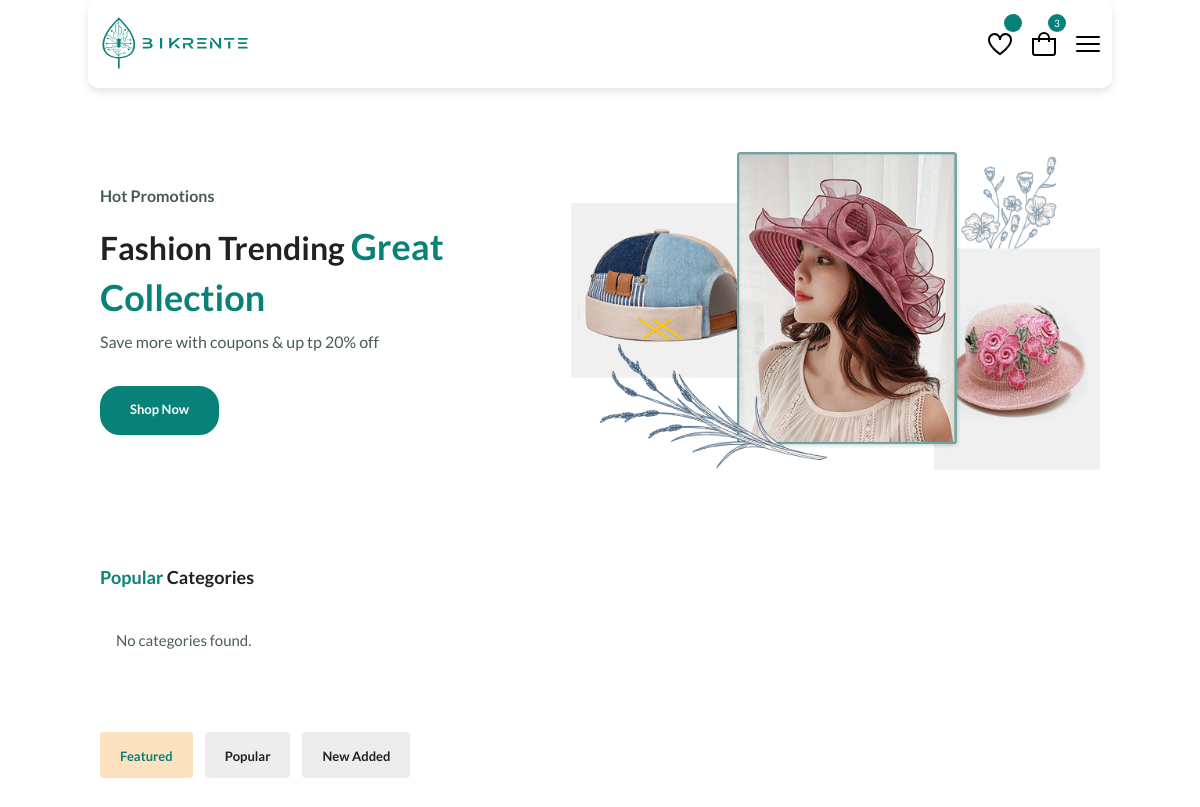
Before: / (upper part) with the older database file.
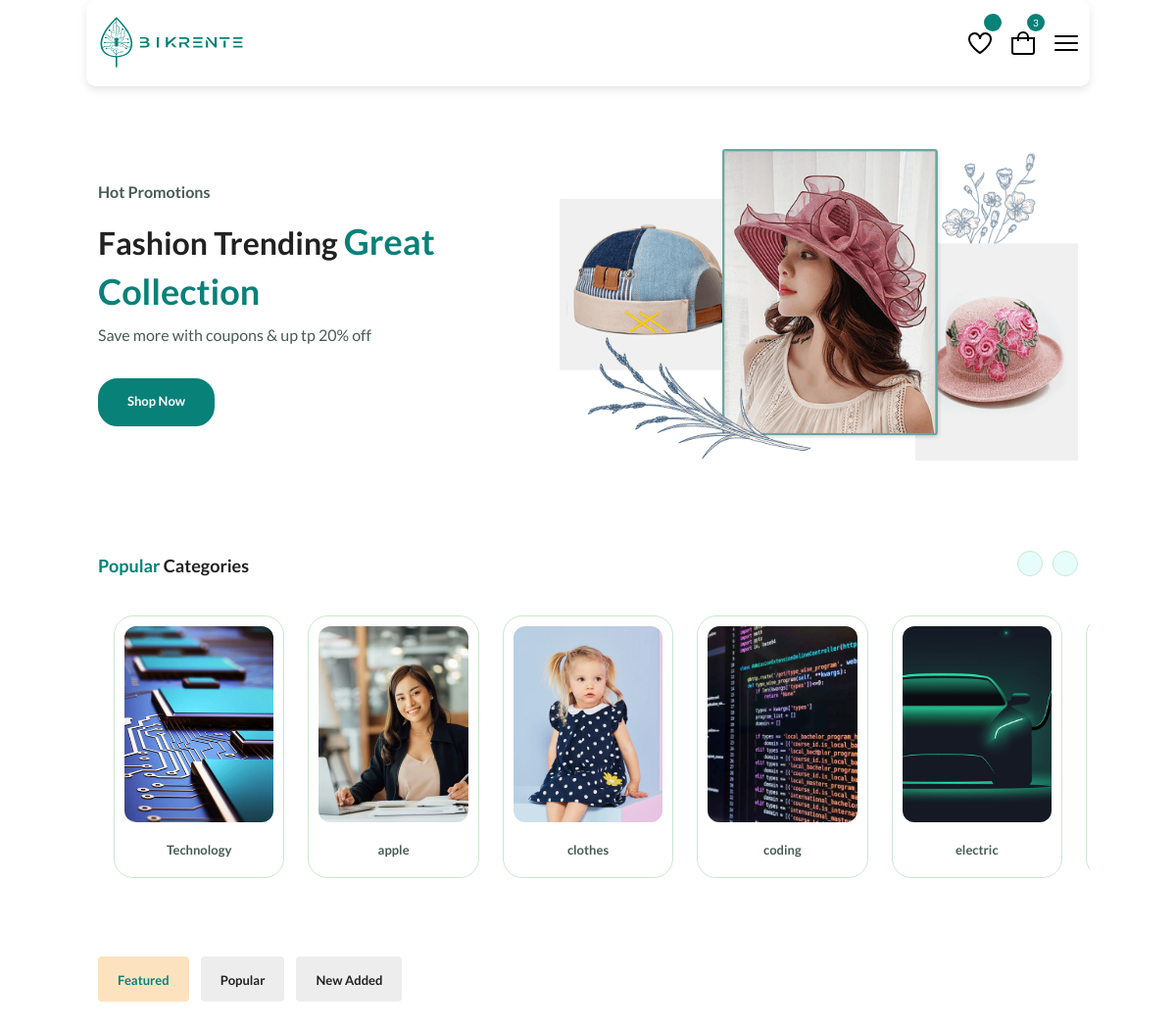
After: the same page with the newer database file.
### shopapp/models.py (models this page shows, shortened)
class Category(models.Model):
    name = models.CharField(max_length=255)
    image = models.ImageField(
        upload_to='categories',
        null=True,
        blank=True,
        help_text="Upload category image (Recommended: 300x300px)"
    )
    slug = models.SlugField(
        unique=True,
        blank=True,
        help_text="Leave empty for automatic generation from name"
    )  # Remove null=True as it's not needed with blank=True
    discount_percentage = models.DecimalField(
        max_digits=5,
        decimal_places=2,
        default=0.0,
        help_text="Discount percentage for all products in this category (e.g., 10 for 10%)",
    )
    class Meta:
        verbose_name_plural = "Categories"
        ordering = ['name']

### shopapp/views.py (the view)
# urls.py: 2. Add a URL to urlpatterns:  path('', views.home, name='home')
def home(request):
    categories = Category.objects.all()
    context = {
        'is_home': True,
        'categories': categories,  # Pass all categories
        'hot_products': Product.get_hot_products(),
        'trending_products': Product.get_trending_products(),
        'new_arrivals': Product.get_new_arrivals(),
        'top_selling': Product.get_top_selling(),
        'popular_products': Product.get_popular_products(),
    }
    return render(request, 'shopapp/index.html', context)

### shopapp/models.py (called while the page is built)
    @classmethod
    def get_hot_products(cls, limit=4):
        return cls.objects.filter(is_hot=True)[:limit]

    @classmethod
    def get_trending_products(cls, days=7, limit=4):
        date_threshold = timezone.now() - timedelta(days=days)
        return cls.objects.filter(
            last_viewed__gte=date_threshold
        ).order_by('-views_count')[:limit]

    @classmethod
    def get_new_arrivals(cls, days=30, limit=4):
        date_threshold = timezone.now() - timedelta(days=days)
        return cls.objects.filter(
            created_at__gte=date_threshold
        ).order_by('-created_at')[:limit]

    @classmethod
    def get_top_selling(cls, limit=4):
        return cls.objects.order_by('-sales_count')[:limit]

    @classmethod
    def get_popular_products(cls, limit=4):
        return cls.objects.annotate(
            like_count=Count('likes')
        ).order_by('-like_count')[:limit]

### shopapp/templates/shopapp/index.html (shortened to what this page needs)
{% extends "shopapp/base.html" %}
{% load static %}
{% block content %}
    <main class="main">
  {% include "shopapp/hero-banner.html" %}
     {% include "shopapp/product-categories.html" %}
  {% include "shopapp/products-card.html" %}
    </main>
    {% endblock content %}

### shopapp/templates/shopapp/base.html (shortened to what this page needs)
{% load static %}
<!DOCTYPE html>
<html>
  <head>
    <link rel="stylesheet" href="https://cdn-uicons.flaticon.com/2.0.0/uicons-regular-straight/css/uicons-regular-straight.css" />
    <link rel='stylesheet' href='https://cdn-uicons.flaticon.com/uicons-regular-straight/css/uicons-regular-straight.css'>
    <link rel='stylesheet' href='https://cdn-uicons.flaticon.com/uicons-solid-straight/css/uicons-solid-straight.css'>
    <link rel="stylesheet" href="https://cdn.jsdelivr.net/npm/swiper@11/swiper-bundle.min.css"/>
    <link rel="stylesheet" href="{% static "css/styles.css" %}">
    <link rel="stylesheet" href="https://cdnjs.cloudflare.com/ajax/libs/font-awesome/6.5.1/css/all.min.css">
  </head>
  <body>
    {% include "shopapp/navbar.html" %}
    {% block content %}
    {% endblock content %}
  </body>
</html>

### shopapp/templates/shopapp/navbar.html (shortened to what this page needs)
{% load static %}
<header class="header">
    <nav class="nav container">
      <a href="index.html" class="nav__logo">
        <img
          class="nav__logo-img"
          src="{% static 'images/logo.svg' %}"
          alt="website logo"
          style="width: 150px; height: 150px;"
        />
      </a>
      <div class="header__user-actions">
        <a href="{% url 'wishlist' %}" class="header__action-btn" title="Wishlist">
          <img src="{% static "images/icon-heart.svg" %} " alt="" />
          <span class="count">{{ user.liked_products.count }}</span>
        </a>
        <a href="{% url 'cart' %}" class="header__action-btn" title="Cart">
          <img src="{% static 'images/icon-cart.svg' %}" alt="" />
          <span class="count">3</span>
        </a>
        <div class="header__action-btn nav__toggle" id="nav-toggle">
          <img src="{% static 'images/menu-burger.svg' %}" alt="">
        </div>
      </div>
    </nav>
  </header>

### shopapp/templates/shopapp/hero-banner.html
{% load static %}
<section class="home section--lg">
    <div class="home__container container grid">
      <div class="home__content">
        <span class="home__subtitle">Hot Promotions</span>
        <h1 class="home__title">
          Fashion Trending <span>Great Collection</span>
        </h1>
        <p class="home__description">
          Save more with coupons & up tp 20% off
        </p>
        <a href="{% url 'shop' %}" class="btn glow-effect">Shop Now</a>
      </div>
      <img src="{% static 'images/home-img.png' %}" class="home__img" alt="hats" />
    </div>
  </section>

### shopapp/templates/shopapp/product-categories.html (shortened to what this page needs)
{% load static %}
<section class="categories container section">
    <h3 class="section__title"><span>Popular</span> Categories</h3>
    <div class="categories__container swiper">
      <div class="swiper-wrapper">
        {% if categories %}
          {% for category in categories %}
        <a href="{% url 'category-detail' category.slug %}" class="category__item swiper-slide">
          {% if category.image %}
              <img src="{{ category.image.url }}" alt="{{ category.name }}" class="category__img">
            {% else %}
              <img src="{% static 'images/default-category.jpg' %}" alt="{{ category.name }}" class="category__img">
            {% endif %}
          <h3 class="category__title">{{ category.name }}</h3>
        </a>
        {% endfor %}
        {% else %}
        <p>No categories found.</p>
      {% endif %}
      </div>
      <div class="swiper-button-prev">
      </div>
      <div class="swiper-button-next">
      </div>
    </div>
</section>

### shopapp/templates/shopapp/products-card.html (shortened to what this page needs)
{% load static %}
<section class="products container section">
{% if is_home %}
  {% include "shopapp/filter-buttons.html" %}
{% else %}
  <p class="total__products">We found <span>688</span> items for you!</p>
{% endif %}
  </section>

### shopapp/templates/shopapp/filter-buttons.html
<div class="tab__btns">
    <span class="tab__btn active-tab" data-target="#featured"
      >Featured</span
    >
    <span class="tab__btn" data-target="#popular">Popular</span>
    <span class="tab__btn" data-target="#new-added">New Added</span>
  </div>

### shopapp/templates/shopapp/new-added.html (shortened to what this page needs)
{% load static %}

### shopapp/templates/shopapp/release-showcase.html (shortened to what this page needs)
{% load static %}

Changed rows visible on the page:
added Category: image (picture), name "Technology"
added Category: image (picture), name "apple"
added Category: image (picture), name "clothes"
added Category: image (picture), name "coding"
added Category: image (picture), name "electric"
Other visible differences:
text no longer shown: "No categories found."
